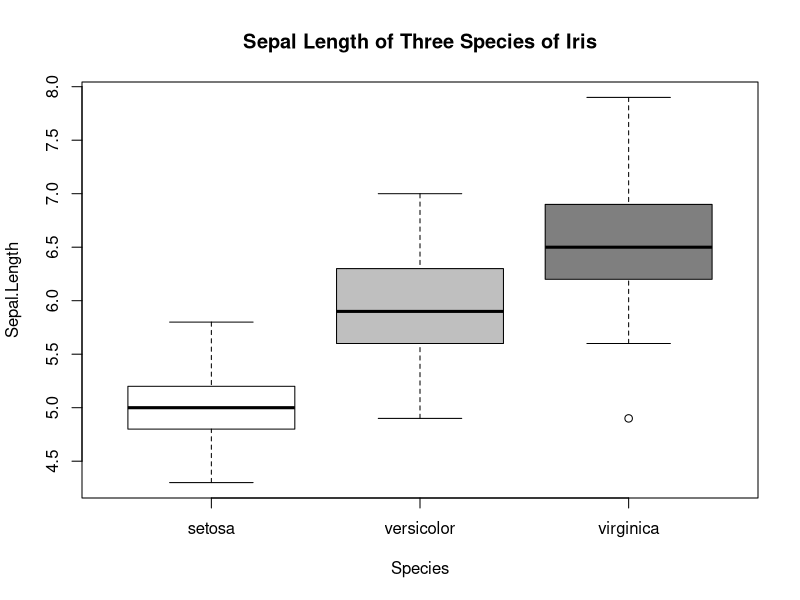
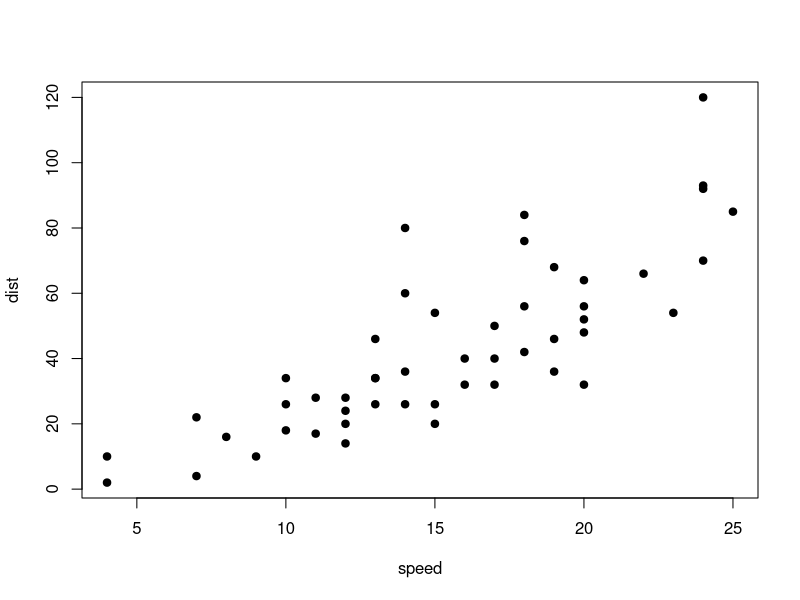

Reproduce these figures in R, in order.
## ---- chunk 1
plot(Sepal.Length~Species, data=iris, col=c("gray100", "gray75", "gray50"), main="Sepal Length of Three Species of Iris")
## ---- chunk 2
head(cars)
## ---- chunk 3
plot(dist~speed, data=cars, pch=19)
## ---- chunk 4
fit.cars=lm(dist~speed, data=cars)
summary(fit.cars)
